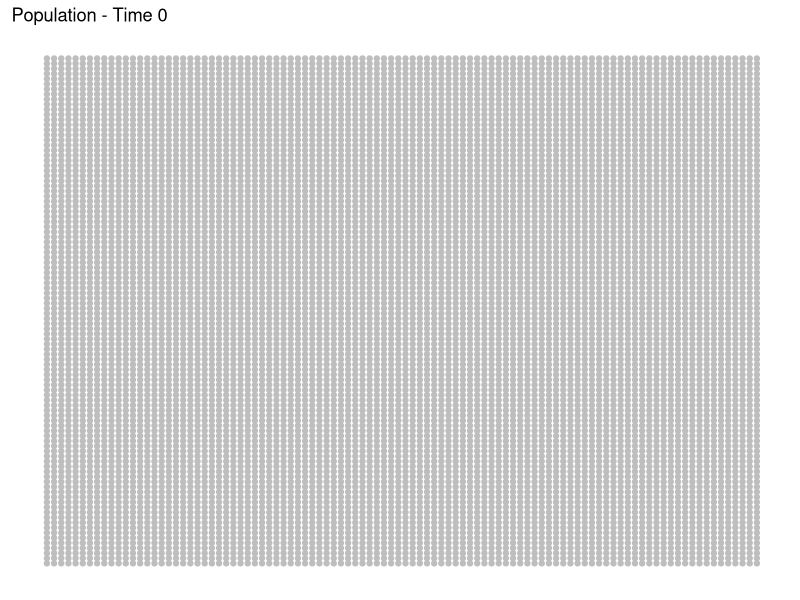
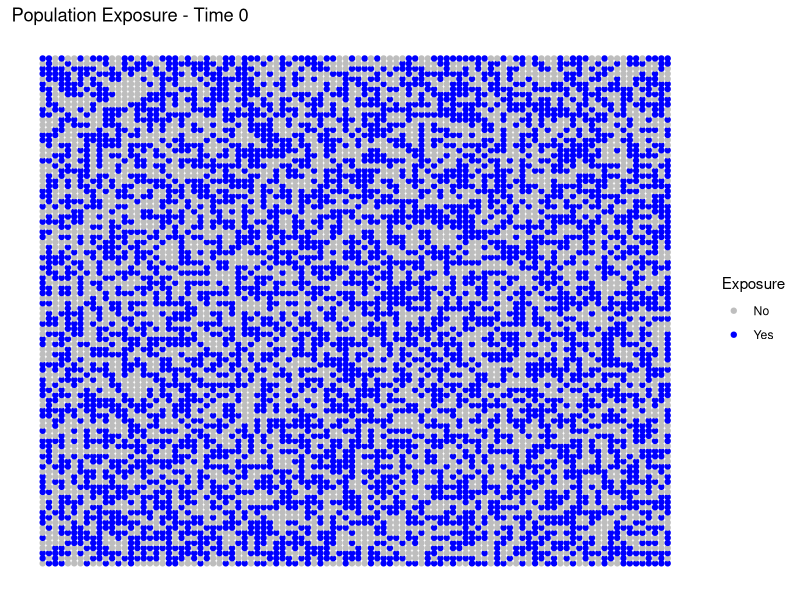
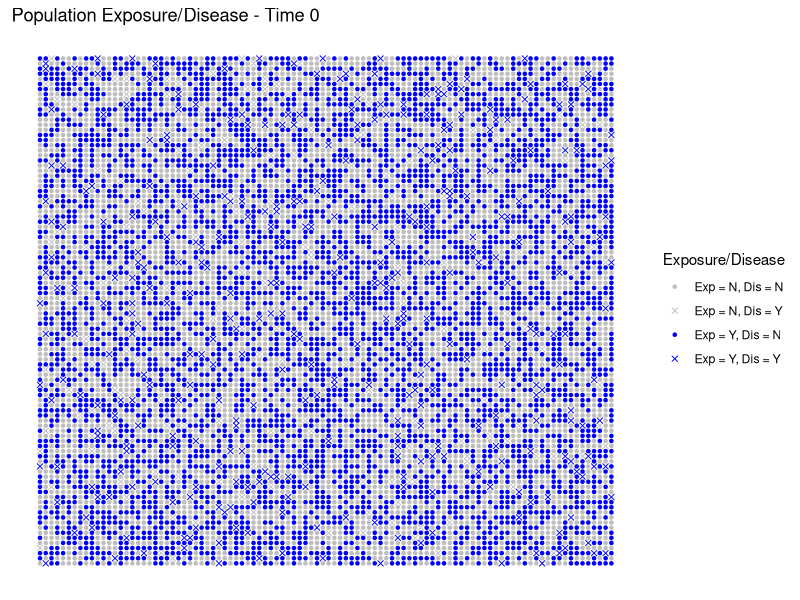
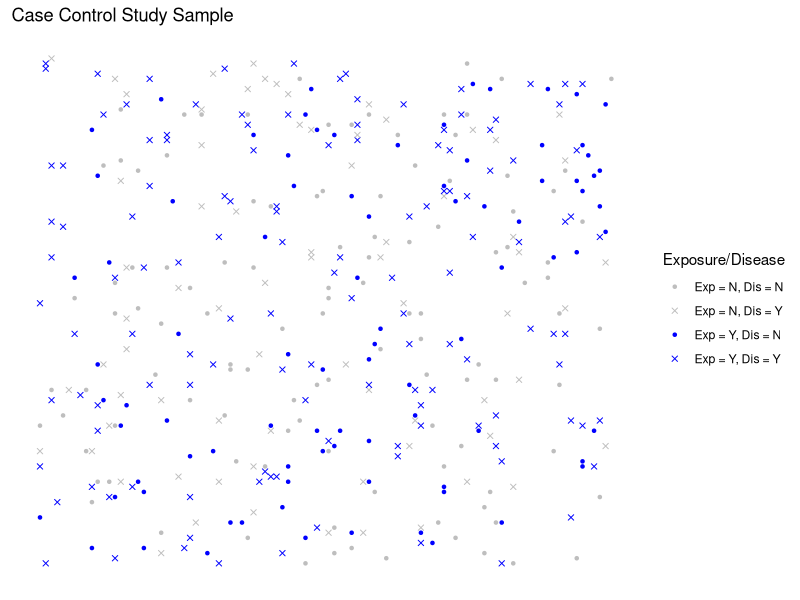
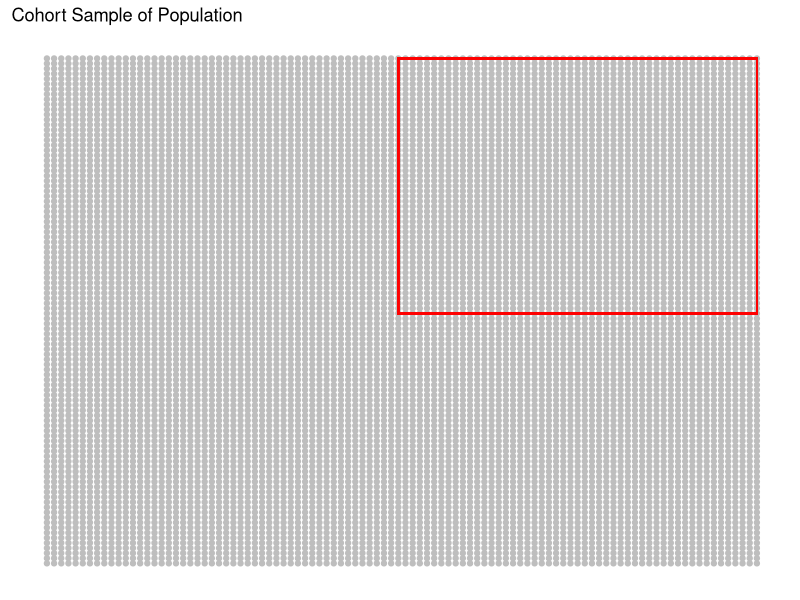

R code for these plots, in order:
# ------------------------------------------------------------------------------
# Title: Simulating and Visualizing Case Control Studies
# Author: Ryan Gan
# Date: Jan 28th 2017
# ------------------------------------------------------------------------------

# loading libraries -----
library(tidyverse)
library(broom)
library(gganimate)

# simulation population data ----
pop_data <- data_frame(x = rep(seq(from = 1, to = 100, by =1), 100)) %>% 
  arrange(x) %>%  # sort x by ascending values
  cbind(y = rep(seq(from = 1, to = 100, by =1), 100)) %>% 
  # create randomly assigned proportion of disease
  mutate(expose = rbinom(10000, size = 1, prob = 0.5),
         exp_yn = ifelse(expose == 1, "Yes", "No"))

# finding the formula of the baseline disease probability I want
#1/(1+exp(-(-3.6 + 0.69))) 
# relationship between dis and exp
logit_form = -3.25 + 0.69*pop_data$expose # linear combination with a bias
pr = 1/(1+exp(-logit_form))   

pop_data <- pop_data %>% 
  cbind(disease = rbinom(10000, size = 1, prob = pr)) %>% 
  mutate(dis_yn = ifelse(disease == 1, "Yes", "No"),
         # make 4 category exposure/disease variable
         exp_dis = as.factor(
                   ifelse(expose == 0 & disease == 0, "Exp = N, Dis = N",
                   ifelse(expose == 0 & disease == 1, "Exp = N, Dis = Y",
                   ifelse(expose == 1 & disease == 0, "Exp = Y, Dis = N",
                   ifelse(expose == 1 & disease == 1, "Exp = Y, Dis = Y", 
                          NA))))))

summary(pop_data$exp_dis)

# plot of population at time 0 ----
ggplot(pop_data, aes(x=x, y=y)) +
  geom_point(color = "grey") +
  # title at time 0
  ggtitle("Population - Time 0") +
  theme(panel.background = element_rect("white"),
        axis.line = element_blank(),
        axis.text = element_blank(),
        axis.title = element_blank(),
        axis.ticks = element_blank())

# plot of exposure at time 0 ----
ggplot(pop_data, aes(x=x, y=y, color = exp_yn)) +
  geom_point() +
  scale_color_manual(guide = guide_legend("Exposure"), 
                     values = c("grey", "blue")) +
  # title at time 0
  ggtitle("Population Exposure - Time 0") +
  theme(panel.background = element_rect("white"),
        axis.line = element_blank(),
        axis.text = element_blank(),
        axis.title = element_blank(),
        axis.ticks = element_blank())

# proportion of exposed in population
mean(pop_data$expose)
summary(as.factor(pop_data$exp_dis))
# plot of population exposure/disease -----
ggplot(pop_data, aes(x=x, y=y, color = exp_dis, shape = exp_dis)) +
  geom_point() +
  scale_color_manual(guide = guide_legend("Exposure/Disease"), 
                     values = c("grey", "grey", "blue", "blue")) +
  # custom shape
  scale_shape_manual(guide = guide_legend("Exposure/Disease"), 
                     values = c(20, 4, 20, 4)) + 
  # title at time 0
  ggtitle("Population Exposure/Disease - Time 0") +
  theme(panel.background = element_rect("white"),
        axis.line = element_blank(),
        axis.text = element_blank(),
        axis.title = element_blank(),
        axis.ticks = element_blank())

# cross tabs (2x2 table)
xtabs(~ expose + disease, pop_data)
# hand calc
rel_risk <- (330/(330+4645))/(176/(176+4849))
rel_risk
# calculate relative risk
rel_mod <- tidy(glm(disease ~ expose, data = pop_data, 
                    family = "poisson"(link="log")))

# OR hand calc
odds_ratio <- (375/4664)/(177/4784)
odds_ratio

# test logistic model
or_mod <- tidy(glm(disease ~ expose, 
               data = pop_data, family = "binomial"))

# case control study from source population ----
# sample 100 cases and controls from the population
case_control_data <- pop_data %>% 
  # create selection variable
  group_by(disease) %>% 
  do(sample_n(.,200))

xtabs(~disease + expose, case_control_data)

# plot case control sample ----
ggplot(case_control_data, aes(x=x, y=y, color = exp_dis, shape = exp_dis)) +
  geom_point() +
  scale_color_manual(guide = guide_legend("Exposure/Disease"), 
                     values = c("grey", "grey", "blue", "blue")) +
  # custom shape
  scale_shape_manual(guide = guide_legend("Exposure/Disease"), 
                     values = c(20, 4, 20, 4)) + 
  # title at time 0
  ggtitle("Case Control Study Sample") +
  theme(panel.background = element_rect("white"),
        axis.line = element_blank(),
        axis.text = element_blank(),
        axis.title = element_blank(),
        axis.ticks = element_blank())

or_mod <- tidy(glm(disease ~ expose, 
               data = case_control_data,
               family = "binomial"(link="logit")))
or_mod
exp(0.98)

rr_mod <- tidy(glm(disease ~ expose,
                   data = case_control_data,
                   family = "poisson"(link="log")))
rr_mod
# plot of population selected for cohort study ----
ggplot(pop_data, aes(x=x, y=y)) +
  geom_point(color = "grey") +
  # sample box
  geom_rect(aes(xmin = 50, xmax = 100, ymin = 50, ymax = 100), 
            fill = NA, color = "red") +
  ggtitle("Cohort Sample of Population") +
  theme(panel.background = element_rect("white"),
        axis.line = element_blank(),
        axis.text = element_blank(),
        axis.title = element_blank(),
        axis.ticks = element_blank())

# limit sample df to cohort df by bounding box
cohort_data <- pop_data %>% 
  filter(x >= 51 & x <= 100) %>%  # limit by x
  filter(y >= 51 & y <= 100) # limit by y

# notice exposure and disease proportion of the cohort is roughly equal to 
# sample population ----
summary(cohort_data)

# Risk Ratio and OR calculation of cohorot design
rel_mod <- tidy(glm(disease ~ expose, data = cohort_data, 
                    family = "poisson"(link="log")))
rel_mod
exp(0.56)
